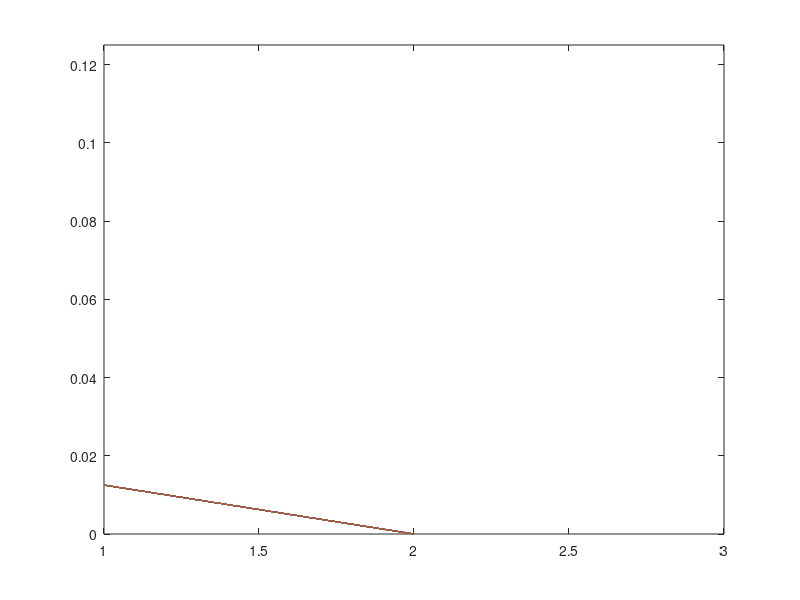

Here is the MATLAB script that generated this plot:
function [Vd,Vm,runsBin,p] = embodiedValueMinimal1(x_num, y_num, sig2, x_cost, t_cost)
%% calculates value function for embodied agent to make a choice
% INPUTS
% x_num - number of steps it takes for agent to get to the target [1]
% y_num - maximum number of time steps that trial can last [10]
% sig2 - overall task difficulty (variance of prior on mu) [.5^2]
% x_cost - cost of pressing a button [0]
% t_cost - evidence accumulation cost per dt [1/y_num]

%% settings
%number of steps needed to move to either L or R target
if nargin < 1, x_num = 1; end
%number of steps needed to get to end of trial
if nargin < 2, y_num = 10; end 
% variance of prior on mu
if nargin < 3, sig2 = .5^2; end
% cost for moving (i.e. button press)
if nargin < 4, x_cost = 0; end;
% cost of time proceeding
if nargin < 5, t_cost = 1/y_num; end
% discretisation of belief and time (coarse, as only visualisation)
g_num = 51;

dt = .0125;
T = dt*y_num;
ts = 0:dt:T;
N = length(ts);

dg = linspace(1 / g_num / 2, 1 - 1 / g_num / 2, g_num);
invgs = norminv(dg);

Vd = zeros(N,g_num,x_num*2+1);
Vd(:,:,end) = repmat(dg,[N 1]);
Vd(:,:,1) = 1-Vd(:,:,end);
Vm = NaN(N-1, g_num,x_num*2+1);

for i = N-1:-1:1
    gg = belieftrans(invgs, dt / (ts(i) + sig2));
    evidence = gg*squeeze(Vd(i+1,:,:));
    timeCosts = -t_cost*[0 ones(1,2*x_num-1) 0];  
    for j = 2:2*x_num
        moveCosts = abs((1:2*x_num+1)-j);
        moveCosts(moveCosts > 1) = Inf;
        moveCosts = -x_cost*moveCosts;
        [Vd(i,:,j), Vm(i,:,j)] = max(evidence+repmat(moveCosts+timeCosts,[g_num 1]),[],2);
    end
end

%% make some example runs
nInstances = 100;
runs = randn(nInstances,length(ts)-1)*sqrt(dt);
rates = randn(nInstances,1)*sqrt(sig2)*dt;
runs = [zeros(nInstances,1) bsxfun(@plus,runs,rates)];
runs = cumsum(runs,2);
p = normcdf(bsxfun(@rdivide,runs,sqrt(ts + 1/sig2)));
runsBin = round((g_num-1)*p)+1;
pos = nan(size(runs,1),size(runs,2));
pos(:,1) = x_num+1;
for i = 2:size(runsBin,2)
    for j = 1:size(runsBin,1)
        if ~isnan(pos(j,i-1))
            pos(j,i) = Vm(i-1,runsBin(j,i-1),pos(j,i-1));
        end
    end
end
plot(pos',ts);set(gca,'xlim',[1 x_num*2+1],'ylim',[0 max(ts)]);

function gg = belieftrans(invgs, dteff)
%% Returns the belief transition matrix p(g' | g, t)
invgdiff = bsxfun(@minus, invgs, sqrt(1 + dteff) * invgs');
gg = exp(bsxfun(@minus, invgs.^2 / 2, invgdiff.^2 / (2 * dteff)));
gg = bsxfun(@rdivide, gg, sum(gg, 2));